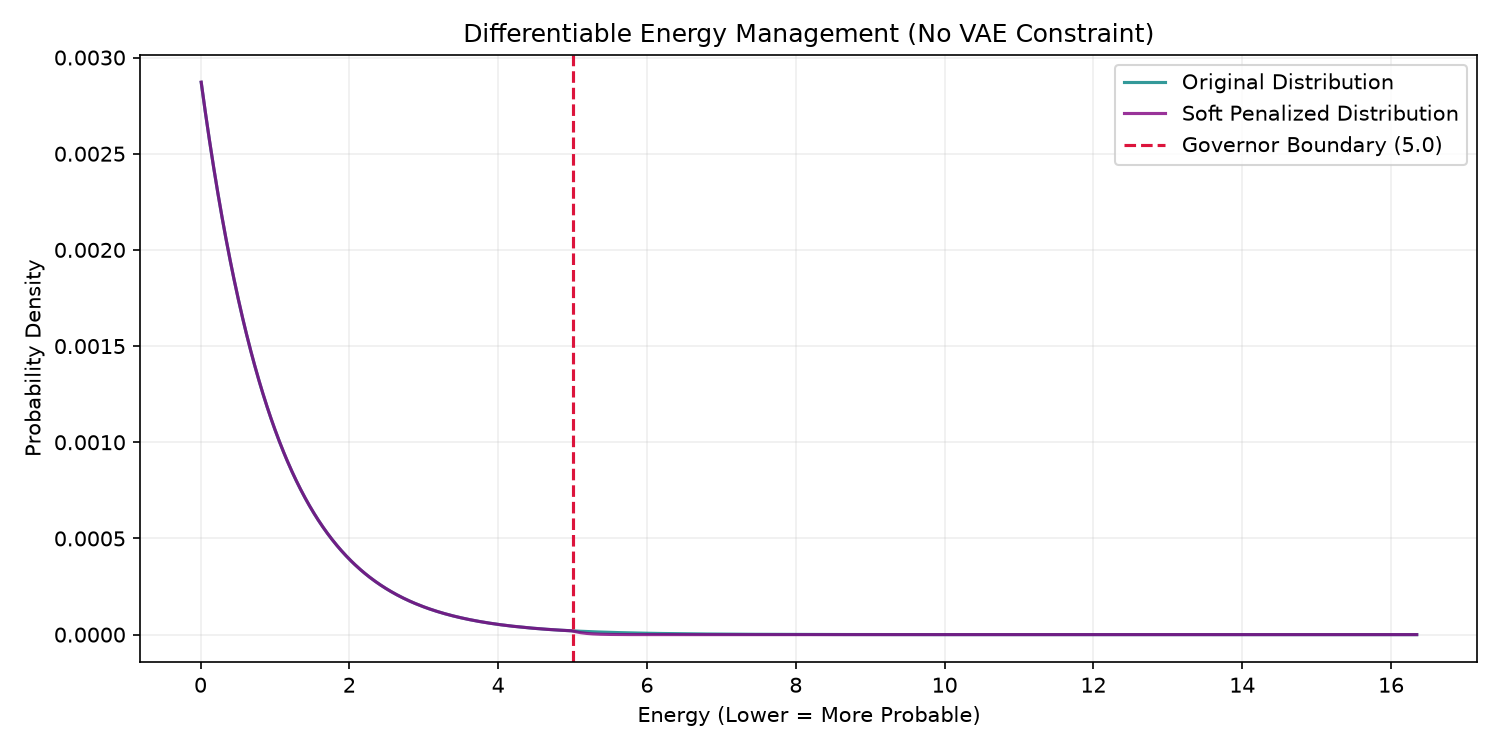

This figure's Python source:
#!/usr/bin/env python3
"""
Soft Governor Loss — MSW Framework Layer
=========================================
An alternative to VAEs for constraining an energy landscape.
Applies a continuous, differentiable penalty to high-energy states
instead of an abrupt hard-censorship wall.

Core mechanism:
  1. Standard EBM: p(x) ∝ exp(−E(x) / T)  (Boltzmann distribution)
  2. Soft hinge penalty: Δ(x) = max(0, E(x) − threshold)
  3. Penalized energy: E'(x) = E(x) + w·Δ(x)
  4. Renormalize: p'(x) ∝ exp(−E'(x) / T)
  5. KL divergence measures structural distortion: KL(p ∥ p')

The penalty creates a differentiable push-back force during training —
high-energy states are suppressed continuously rather than hard-clipped.

© 2026 Michael Warren Song. All Rights Reserved.
"""

import numpy as np
import matplotlib.pyplot as plt

try:
    import cupy as cp
    if cp.cuda.is_available():
        print("CuPy is available and GPU detected!")
        xp = cp
    else:
        print("CuPy not available or no GPU detected. Falling back to NumPy.")
        xp = np
except ImportError:
    print("CuPy not installed. Using NumPy.")
    xp = np
    cp = None


def soft_governor_loss(raw_scores, threshold=5.0, temperature=1.0, penalty_weight=2.0):
    """
    Differentiable energy governor — no VAE required.

    Args:
        raw_scores:     raw energy scores (xp.ndarray)
        threshold:      boundary above which penalties activate
        temperature:    Boltzmann softness; lower = sharper distribution
        penalty_weight: strength of push-back above threshold

    Returns:
        penalized_scores, p_raw, p_penalized, kl_div
    """
    # 1. Boltzmann distribution over raw scores
    unnorm_p = xp.exp(-raw_scores / temperature)
    z_raw    = xp.sum(unnorm_p)
    p_raw    = unnorm_p / z_raw

    # 2. Soft hinge penalty — differentiable at threshold
    excess_energy = raw_scores - threshold
    hinge_penalty = xp.maximum(0, excess_energy)

    # 3. Penalized energy landscape
    penalized_scores = raw_scores + (penalty_weight * hinge_penalty)

    # 4. Renormalize penalized system
    unnorm_p_penalized = xp.exp(-penalized_scores / temperature)
    z_penalized        = xp.sum(unnorm_p_penalized)
    p_penalized        = unnorm_p_penalized / z_penalized

    # 5. KL divergence: structural cost of the penalty
    to_np = (lambda a: cp.asnumpy(a)) if (cp is not None and xp is cp) else (lambda a: a)
    p_raw_np      = to_np(p_raw)
    p_penalized_np = to_np(p_penalized)

    with np.errstate(divide='ignore', invalid='ignore'):
        kl_div = float(np.sum(
            p_raw_np * np.log(p_raw_np / (p_penalized_np + 1e-15))
        ))

    return penalized_scores, p_raw, p_penalized, kl_div


def run(n_states=1000, threshold=5.0, penalty_weight=5.0,
        temperature=1.0, seed=42, save_path=None):
    xp.random.seed(seed)

    raw_scores = xp.random.exponential(scale=2.0, size=n_states)

    penalized_scores, p_raw, p_penalized, kl_div = soft_governor_loss(
        raw_scores,
        threshold=threshold,
        temperature=temperature,
        penalty_weight=penalty_weight,
    )

    active_violations = raw_scores[raw_scores > threshold]

    to_np = (lambda a: cp.asnumpy(a)) if (cp is not None and xp is cp) else (lambda a: a)
    raw_np        = to_np(raw_scores)
    penalized_np  = to_np(penalized_scores)
    violations_np = to_np(active_violations)
    p_raw_np      = to_np(p_raw)
    p_pen_np      = to_np(p_penalized)

    print("=" * 55)
    print("  SOFT GOVERNOR LOSS — MSW Framework")
    print("  © 2026 Michael Warren Song")
    print("=" * 55)
    print()
    print(f"  States               : {n_states}")
    print(f"  Threshold            : {threshold}")
    print(f"  Penalty weight       : {penalty_weight}")
    print(f"  Temperature          : {temperature}")
    print()
    print(f"  Active violations    : {len(violations_np)}")
    print(f"  KL divergence (nats) : {kl_div:.6f}")
    print(f"  Max raw score        : {np.max(raw_np):.4f}")
    print(f"  Max penalized score  : {np.max(penalized_np):.4f}")
    print("=" * 55)

    # Visualization
    sorted_idx = np.argsort(raw_np)

    fig, ax = plt.subplots(figsize=(10, 5))
    ax.plot(raw_np[sorted_idx], p_raw_np[sorted_idx],
            label='Original Distribution', color='teal', alpha=0.8)
    ax.plot(raw_np[sorted_idx], p_pen_np[sorted_idx],
            label='Soft Penalized Distribution', color='purple', alpha=0.8)
    ax.axvline(x=threshold, color='crimson', linestyle='--',
               label=f'Governor Boundary ({threshold})')
    ax.set_title('Differentiable Energy Management (No VAE Constraint)')
    ax.set_xlabel('Energy (Lower = More Probable)')
    ax.set_ylabel('Probability Density')
    ax.legend()
    ax.grid(True, alpha=0.2)
    plt.tight_layout()

    out = save_path or 'cylicamp/soft_governor_loss.png'
    plt.savefig(out, dpi=150)
    plt.close()
    print(f"  Plot saved → {out}")

    return {
        'raw_scores':       raw_np,
        'penalized_scores': penalized_np,
        'p_raw':            p_raw_np,
        'p_penalized':      p_pen_np,
        'kl_div':           kl_div,
        'violations':       violations_np,
    }


if __name__ == "__main__":
    run()
